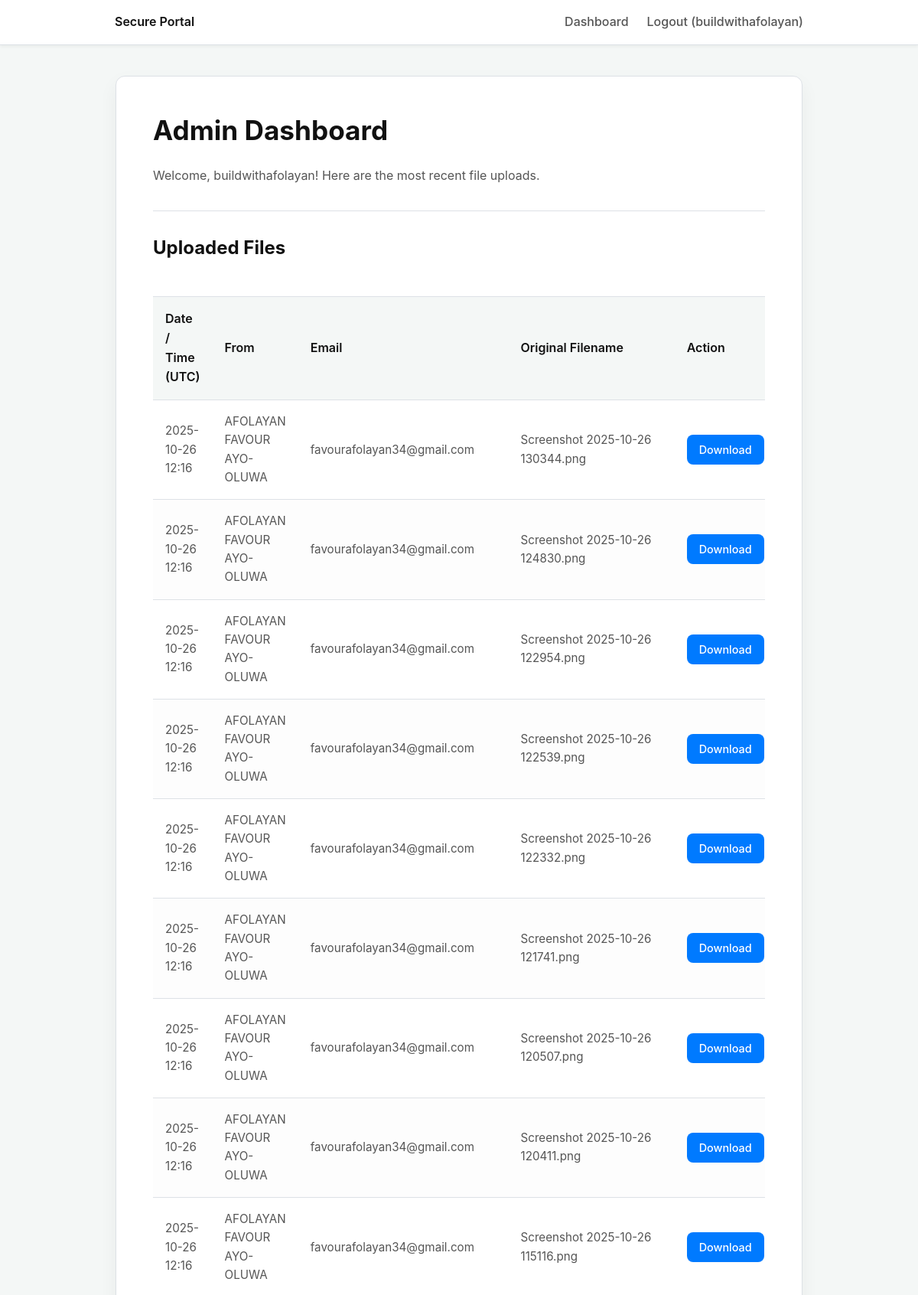
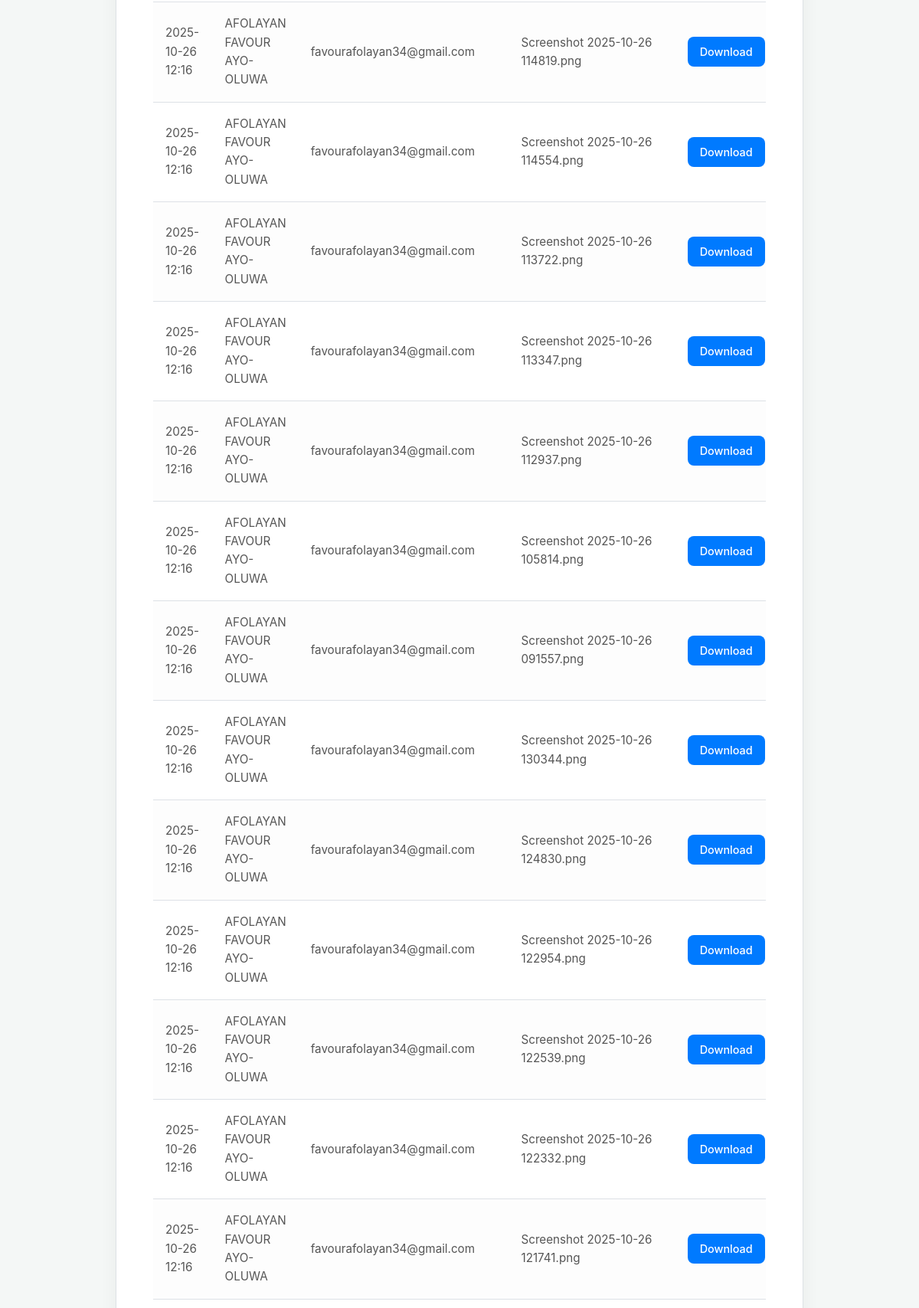
The app's page /admin/dashboard (signed in, upper part) with its own data (2 pictures, top to bottom).
### app.py (models this page shows, shortened)
class User(db.Model, UserMixin):
    id = db.Column(db.Integer, primary_key=True)
    username = db.Column(db.String(80), unique=True, nullable=False)
    password_hash = db.Column(db.String(60), nullable=False)

class FileUpload(db.Model):
    id = db.Column(db.Integer, primary_key=True)
    client_name = db.Column(db.String(100), nullable=False)
    client_email = db.Column(db.String(100), nullable=False)
    original_filename = db.Column(db.String(255), nullable=False)
    saved_filename = db.Column(db.String(255), nullable=False, unique=True)
    upload_timestamp = db.Column(db.DateTime, nullable=False, default=datetime.utcnow)

### app.py (the view)
@app.route('/admin/dashboard')
@login_required
def dashboard():
    all_files = FileUpload.query.order_by(FileUpload.upload_timestamp.desc()).all()
    return render_template('dashboard.html', files=all_files)

### app.py (called while the page is built)
@login_manager.user_loader
def load_user(user_id):
    return User.query.get(int(user_id))

### templates/dashboard.html (shortened to what this page needs)
{% extends "base.html" %}
{% block content %}
    <h1>Admin Dashboard</h1>
    <p>Welcome, {{ current_user.username }}! Here are the most recent file uploads.</p>
    <hr>
    <h2>Uploaded Files</h2>
    <div style="overflow-x:auto;"> <table>
            <thead>
                <tr>
                    <th>Date / Time (UTC)</th>
                    <th>From</th>
                    <th>Email</th>
                    <th>Original Filename</th>
                    <th>Action</th>
                </tr>
            </thead>
            <tbody>
                {% for file in files %}
                <tr>
                    <td>{{ file.upload_timestamp.strftime('%Y-%m-%d %H:%M') }}</td>
                    <td>{{ file.client_name }}</td>
                    <td>{{ file.client_email }}</td>
                    <td>{{ file.original_filename }}</td>
                    <td>
                        <a href="{{ url_for('download_file', filename=file.saved_filename) }}" class="btn">
                            Download
                        </a>
                    </td>
                </tr>
                {% else %}
                <tr>
                    <td colspan="5" style="text-align: center;">No files have been uploaded yet.</td>
                </tr>
                {% endfor %}
            </tbody>
        </table>
    </div>
{% endblock %}

### templates/base.html (shortened to what this page needs)
<!DOCTYPE html>
<html lang="en">
<head>
    <link rel="stylesheet" href="{{ url_for('static', filename='style.css') }}">
</head>
<body>
    <nav>
        <div class="container">
            <a href="{{ url_for('upload_file') }}">Secure Portal</a>
            <ul>
                {% if current_user.is_authenticated %}
                    <li><a href="{{ url_for('dashboard') }}">Dashboard</a></li>
                    <li><a href="{{ url_for('logout') }}">Logout ({{ current_user.username }})</a></li>
                {% else %}
                    <li><a href="{{ url_for('upload_file') }}">Upload</a></li>
                    <li><a href="{{ url_for('login') }}">Admin Login</a></li>
                {% endif %}
            </ul>
        </div>
    </nav>
    <div class="content-wrapper">
        {% block content %}{% endblock %}
    </div>
</body>
</html>

### static/style.css (style rules this page uses)
:root { --background: #f4f7f6; --card-bg: #ffffff; --border: #dde1e6; --text: #555555; --heading: #111111; --accent: #007aff; --accent-hover: #0056b3; --success-bg: #e6f7ec; --success-text: #228b22; --success-border: #b7e1cd; --error-bg: #fbebeb; --error-text: #c0392b; --error-border: #f1c0c0; --info-bg: #e5f3ff; --info-text: #007aff; --info-border: #b8d9f9; }
body { font-family: -apple-system, BlinkMacSystemFont, "Segoe UI", Roboto, sans-serif; line-height: 1.6; background: var(--background); color: var(--text); margin: 0; padding: 0; }
h1, h2 { color: var(--heading); margin-top: 0; line-height: 1.3; }
h1 { font-size: 2.2rem; }
h2 { font-size: 1.5rem; margin-bottom: 1.5rem; }
p { color: var(--text); margin-top: 0; margin-bottom: 1.5rem; }
a { color: var(--accent); text-decoration: none; transition: color 0.2s; }
hr { border: none; border-top: 1px solid var(--border); margin: 2rem 0; }
nav { background: var(--card-bg); border-bottom: 1px solid var(--border); padding: 1rem 0; box-shadow: 0 2px 4px rgba(0,0,0,0.05); }
nav .container { max-width: 900px; margin: 0 auto; display: flex; justify-content: space-between; align-items: center; padding: 0 1rem; }
nav a { color: var(--heading); font-weight: 600; }
nav ul { list-style: none; margin: 0; padding: 0; display: flex; gap: 1.5rem; }
nav ul a { color: var(--text); font-weight: 500; transition: color 0.2s; }
.content-wrapper { max-width: 800px; margin: 2.5rem auto; padding: 3rem; background: var(--card-bg); border-radius: 12px; border: 1px solid var(--border); box-shadow: 0 10px 25px rgba(0, 0, 0, 0.05); }
.btn { display: inline-block; width: 100%; box-sizing: border-box; padding: 0.9rem 1.8rem; background: var(--accent); color: #fff; border: none; cursor: pointer; text-decoration: none; border-radius: 8px; font-size: 1rem; font-weight: 600; text-align: center; transition: background-color 0.2s, transform 0.1s; }
table { width: 100%; border-collapse: collapse; margin-top: 1.5rem; }
th, td { padding: 1rem; border-bottom: 1px solid var(--border); text-align: left; vertical-align: middle; }
th { border-top: 1px solid var(--border); background: var(--background); color: var(--heading); font-weight: 600; }
tbody tr:nth-child(even) { background: #fdfdfd; }
td { font-size: 0.95rem; color: var(--text); }
td .btn { width: auto; padding: 0.5rem 1rem; font-size: 0.9rem; font-weight: 500; }

### records on screen
User: username "buildwithafolayan"
FileUpload: upload_timestamp "2025-10-26 12:16", client_name "AFOLAYAN FAVOUR AYO-OLUWA", client_email "favourafolayan34@gmail.com", original_filename "Screenshot 2025-10-26 130344.png"
FileUpload: upload_timestamp "2025-10-26 12:16", client_name "AFOLAYAN FAVOUR AYO-OLUWA", client_email "favourafolayan34@gmail.com", original_filename "Screenshot 2025-10-26 124830.png"
FileUpload: upload_timestamp "2025-10-26 12:16", client_name "AFOLAYAN FAVOUR AYO-OLUWA", client_email "favourafolayan34@gmail.com", original_filename "Screenshot 2025-10-26 122954.png"
FileUpload: upload_timestamp "2025-10-26 12:16", client_name "AFOLAYAN FAVOUR AYO-OLUWA", client_email "favourafolayan34@gmail.com", original_filename "Screenshot 2025-10-26 122539.png"
FileUpload: upload_timestamp "2025-10-26 12:16", client_name "AFOLAYAN FAVOUR AYO-OLUWA", client_email "favourafolayan34@gmail.com", original_filename "Screenshot 2025-10-26 122332.png"
FileUpload: upload_timestamp "2025-10-26 12:16", client_name "AFOLAYAN FAVOUR AYO-OLUWA", client_email "favourafolayan34@gmail.com", original_filename "Screenshot 2025-10-26 121741.png"
FileUpload: upload_timestamp "2025-10-26 12:16", client_name "AFOLAYAN FAVOUR AYO-OLUWA", client_email "favourafolayan34@gmail.com", original_filename "Screenshot 2025-10-26 120507.png"
FileUpload: upload_timestamp "2025-10-26 12:16", client_name "AFOLAYAN FAVOUR AYO-OLUWA", client_email "favourafolayan34@gmail.com", original_filename "Screenshot 2025-10-26 120411.png"
FileUpload: upload_timestamp "2025-10-26 12:16", client_name "AFOLAYAN FAVOUR AYO-OLUWA", client_email "favourafolayan34@gmail.com", original_filename "Screenshot 2025-10-26 115116.png"
FileUpload: upload_timestamp "2025-10-26 12:16", client_name "AFOLAYAN FAVOUR AYO-OLUWA", client_email "favourafolayan34@gmail.com", original_filename "Screenshot 2025-10-26 114819.png"
FileUpload: upload_timestamp "2025-10-26 12:16", client_name "AFOLAYAN FAVOUR AYO-OLUWA", client_email "favourafolayan34@gmail.com", original_filename "Screenshot 2025-10-26 114554.png"
FileUpload: upload_timestamp "2025-10-26 12:16", client_name "AFOLAYAN FAVOUR AYO-OLUWA", client_email "favourafolayan34@gmail.com", original_filename "Screenshot 2025-10-26 113722.png"
FileUpload: upload_timestamp "2025-10-26 12:16", client_name "AFOLAYAN FAVOUR AYO-OLUWA", client_email "favourafolayan34@gmail.com", original_filename "Screenshot 2025-10-26 113347.png"
FileUpload: upload_timestamp "2025-10-26 12:16", client_name "AFOLAYAN FAVOUR AYO-OLUWA", client_email "favourafolayan34@gmail.com", original_filename "Screenshot 2025-10-26 112937.png"
FileUpload: upload_timestamp "2025-10-26 12:16", client_name "AFOLAYAN FAVOUR AYO-OLUWA", client_email "favourafolayan34@gmail.com", original_filename "Screenshot 2025-10-26 105814.png"
FileUpload: upload_timestamp "2025-10-26 12:16", client_name "AFOLAYAN FAVOUR AYO-OLUWA", client_email "favourafolayan34@gmail.com", original_filename "Screenshot 2025-10-26 091557.png"
FileUpload: upload_timestamp "2025-10-26 12:16", client_name "AFOLAYAN FAVOUR AYO-OLUWA", client_email "favourafolayan34@gmail.com", original_filename "Screenshot 2025-10-26 130344.png"
FileUpload: upload_timestamp "2025-10-26 12:16", client_name "AFOLAYAN FAVOUR AYO-OLUWA", client_email "favourafolayan34@gmail.com", original_filename "Screenshot 2025-10-26 124830.png"
FileUpload: upload_timestamp "2025-10-26 12:16", client_name "AFOLAYAN FAVOUR AYO-OLUWA", client_email "favourafolayan34@gmail.com", original_filename "Screenshot 2025-10-26 122954.png"
FileUpload: upload_timestamp "2025-10-26 12:16", client_name "AFOLAYAN FAVOUR AYO-OLUWA", client_email "favourafolayan34@gmail.com", original_filename "Screenshot 2025-10-26 122539.png"
FileUpload: upload_timestamp "2025-10-26 12:16", client_name "AFOLAYAN FAVOUR AYO-OLUWA", client_email "favourafolayan34@gmail.com", original_filename "Screenshot 2025-10-26 122332.png"
FileUpload: upload_timestamp "2025-10-26 12:16", client_name "AFOLAYAN FAVOUR AYO-OLUWA", client_email "favourafolayan34@gmail.com", original_filename "Screenshot 2025-10-26 121741.png"
